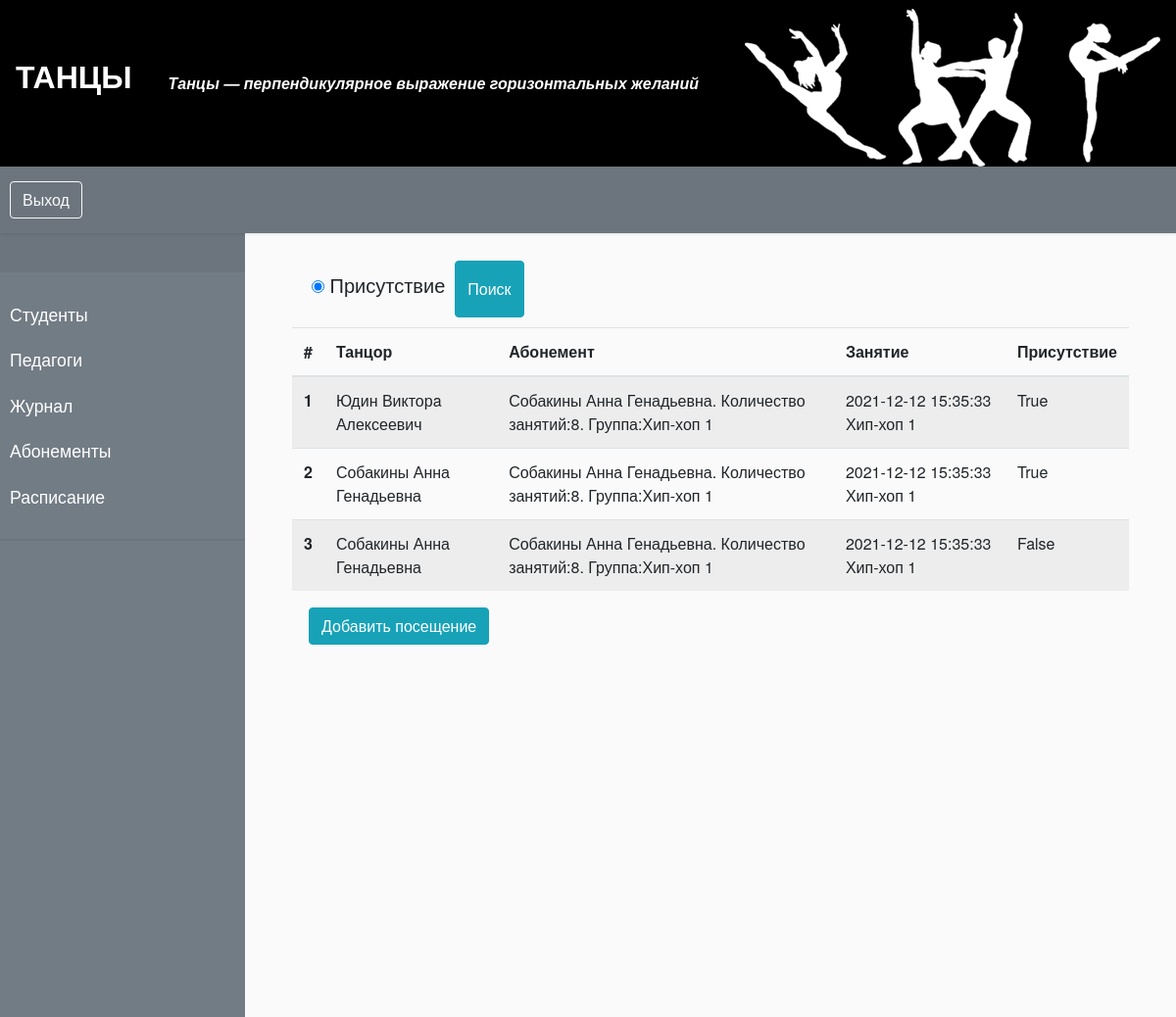
Screenshot of /visits_list with the database file from the repository.
### main1/models.py (models this page shows, shortened)
class Visit(models.Model):
    presence = models.BooleanField('Присутствие', default=0)
    subscription_id = models.ForeignKey(Subscription, on_delete=models.CASCADE, db_column='Абонемент')
    schedule_id = models.ForeignKey(Schedule, on_delete=models.CASCADE, db_column='Занятие')
    student_id = models.ForeignKey(Student, on_delete=models.CASCADE, db_column='Танцор')
    class Meta:
        verbose_name = 'Посещение'
        verbose_name_plural = 'Посещения'

class Student(models.Model):
    surname = models.CharField('Фамилия', max_length=50)
    name = models.CharField('Имя', max_length=50)
    middle_name = models.CharField('Отчество', max_length=50)
    number = models.CharField('Номер телефона', max_length=11)
    date_of_birth = models.DateField('Дата рождения', default=timezone.now)
    skill_level = models.CharField('Уровень подготовки', max_length=1, choices=SKILL_TYPES)
    user_id = models.ForeignKey(User11, on_delete=models.CASCADE, db_column='Учетная запись')
    class Meta:
        verbose_name = 'Танцор'
        verbose_name_plural = 'Танцоры'
        ordering = ['surname']
    def __str__(self):
        titel = self.surname + ' ' + self.name + ' ' + self.middle_name
        return titel

class Subscription(models.Model):
    number_of_lessons = models.CharField('Количество занятий', max_length=50)
    price = models.CharField('Цена', max_length=50)
    student_id = models.ForeignKey(Student, on_delete=models.CASCADE, verbose_name='Танцор')
    group_id = models.ForeignKey(Style, on_delete=models.CASCADE, verbose_name='Группа')
    manager_id = models.ForeignKey(Manager, on_delete=models.CASCADE, verbose_name='Менеджер')
    class Meta:
        verbose_name = 'Абонимент'
        verbose_name_plural = 'Абонименты'
    def __str__(self):
        titel = str(self.student_id) + ". Количество занятий:" + self.number_of_lessons + '.  Группа:' + str(self.group_id)
        return titel

class Style(models.Model):
    dance_style = models.CharField('Стиль танца', max_length=50)
    skill_level = models.CharField('Уровень подготовки', max_length=1, choices=SKILL_TYPES)
    class Meta:
        verbose_name = 'Группа по направлениям'
        verbose_name_plural = 'Группы по напарвлениям'
    def __str__(self):
        titel = self.dance_style + ' ' + self.skill_level
        return titel

class Schedule(models.Model):
    date = models.DateField('Дата занятия', default=timezone.now)
    time = models.TimeField('Время занятия', default=timezone.now)
    group_id = models.ForeignKey(Style, on_delete=models.CASCADE, db_column='Группа')
    educator_id = models.ManyToManyField(Educator, db_column='Педагог')
    class Meta:
        verbose_name = 'Расписание'
        verbose_name_plural = 'Расписание'
    def __str__(self):
        titel = str(self.date) + ' ' + str(self.time) + ' ' + str(self.group_id)
        return titel

### main1/views.py (the view, shortened to what this page needs)
# urls.py: path('visits_list', Visits_ListView.as_view(), name='visits_list'),
class Visits_ListView(View):
    def get(self, request):
        ob = Visit.objects.all()
        context = {'ob': ob}
        return render(request, 'Manager/visits_list.html', context=context)

### main1/templates/Manager/visits_list.html (shortened to what this page needs)
{% extends 'Manager/baseManager.html' %}
{%block content%}
<div class="buttonSortA" style="margin-top:18px;display:inline-block;">
			<form id="coCh-form" action="{% url 'visits_list' %}" method="POST" style="font-size:20px;margin:10px;">
                <div style="display:flex;">
                            <p style="margin:10px;">
								<input type="radio" name="Sort" id="r1" value="sub" checked>
								<label for="r1" style="display:inline-block">Присутствие</label>
							</p>
                <button style="" class="btn btn-info " type="submit" name="sortButton">Поиск</button>
                </div>
			</form>
		</div>
<table class="table table-striped">
  <thead>
    <tr>
      <th scope="col">#</th>
      <th scope="col">Танцор</th>
      <th scope="col">Абонемент</th>
      <th scope="col">Занятие</th>
      <th scope="col">Присутствие</th>
    </tr>
  </thead>
  <tbody>
  {% for i in ob %}
  <tr>
    <th scope="row">{{ forloop.counter }}</th>
      <td>{{i.student_id}}</td>
      <td>{{i.subscription_id}} </td>
      <td>{{i.schedule_id}}</td>
      <td>{{i.presence}}</td>
  </tr>
  {% endfor %}
  </tbody>
</table>
<form class="form-inline" style="margin:2% 0;">
<a href="{%url 'add_student'%}" role="button" class="btn btn-info " style="margin:0 2%"><li style="list-style:none;">Добавить посещение</li></a>
</form>
{% endblock %}

### main1/static/css/BaseAccUser.css (style rules this page uses)
body { font-family: "HelveticaNeue-Light", "Helvetica Neue Light", "Helvetica Neue","Lucida Grande", sans-serif; margin: 0; background: #fafafa; }
a, a:hover, a:focus { color: inherit; text-decoration: none; transition: all 0.3s; }

### rows the page displays
Visit: student_id "Юдин Викторa Алексеевич", subscription_id "Собакины Анна Генадьевна. Количество занятий:8. Группа:Хип-хоп 1", schedule_id "2021-12-12 15:35:33 Хип-хоп 1", presence "True"
Visit: student_id "Собакины Анна Генадьевна", subscription_id "Собакины Анна Генадьевна. Количество занятий:8. Группа:Хип-хоп 1", schedule_id "2021-12-12 15:35:33 Хип-хоп 1", presence "True"
Visit: student_id "Собакины Анна Генадьевна", subscription_id "Собакины Анна Генадьевна. Количество занятий:8. Группа:Хип-хоп 1", schedule_id "2021-12-12 15:35:33 Хип-хоп 1", presence "False"
